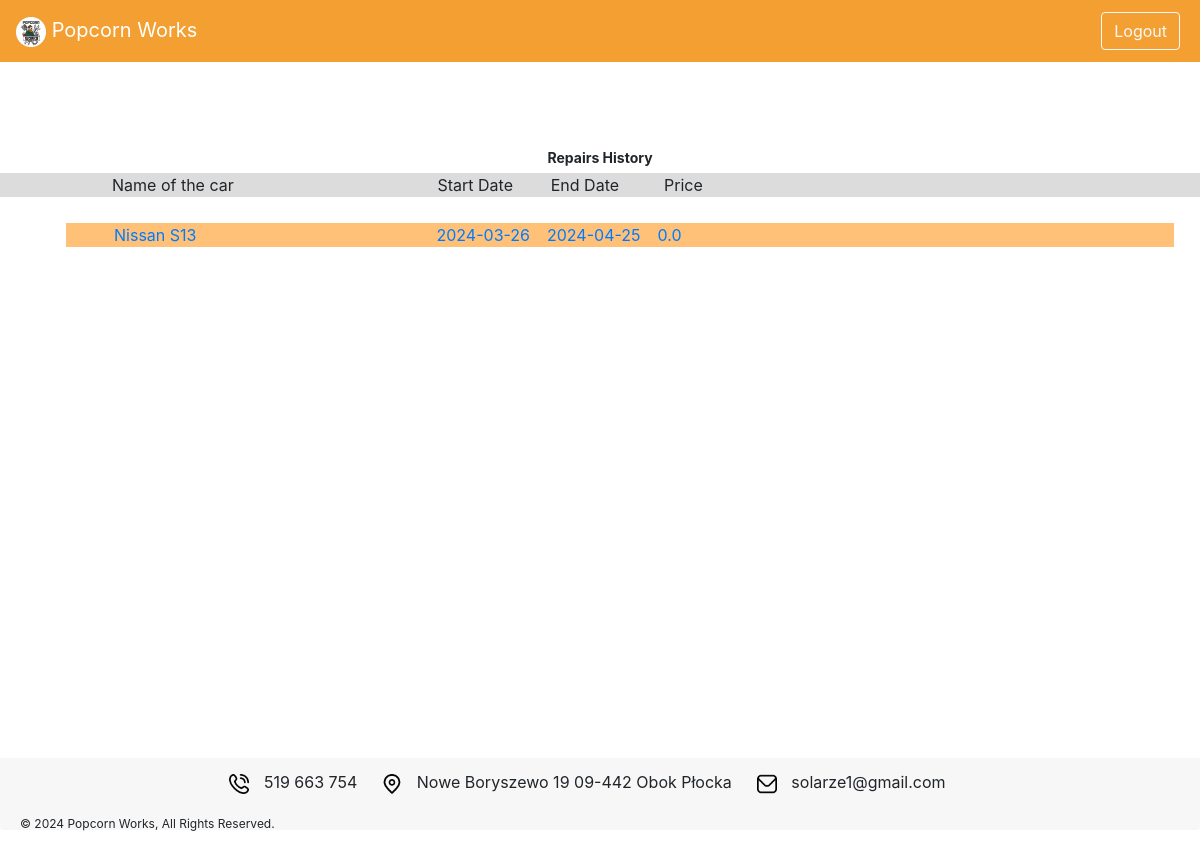
The page /customer/repairs (signed in) on the database its author committed.
### models.py (models this page shows)
class Repair(Base):
    __tablename__ = "repair"
    id = Column(Integer, primary_key=True, index=True)
    car_name = Column(String)
    start_date = Column(String)
    end_date = Column(String)
    active = Column(Boolean, default=False)
    customer_id = Column(Integer, ForeignKey("user.id"))
    money = Column(Float, default=0.00)
    parts = relationship("PartsInRepair", back_populates="repair")

### routers/customer.py (the view)
@router.get("/", response_class=HTMLResponse)
async def customer_home_page(request: Request, db: Session = Depends(get_db)):
    redirection = check_user_role_and_redirect(request, db, 'customer')
    if redirection["is_needed"]:
        return redirection['redirection']
    user = get_current_user(request)
    customer_repairs = db.query(models.Repair).filter(
        models.Repair.customer_id == user['id']).all()
    return templates.TemplateResponse("customer.html", {"request": request,
                                                        "user": user,
                                                        "customer_repairs": customer_repairs})

### templates/repairs_customer.html (shortened to what this page needs)
{% include 'layout.html' %}
<div class="corner-title">Repairs History</div>
<div class="wrapper" style="background: gainsboro; padding-left: 7em;">
    <div style="display: inline-block; width: 29.5%; min-width: 200px;">Name of the car</div>
    <div style="display: inline-block; width: 10%; min-width: 100px;">Start Date</div>
    <div style="display: inline-block; width: 10%; min-width: 100px;">End Date</div>
    <div style="display: inline-block; width: 10%; min-width: 100px;">Price</div>
</div>
{% if customer_repairs %}
<div class="scrollable-mechanic-list">
    <ul>
        {% for repair in customer_repairs %}
        <li class="car_part_box " style="list-style: none; padding: 1em;">
            <a href="/customer/repairs/{{ repair.id }}">
                <div class="wrapper" style="background: #ffc078; padding-left: 3em;">
                    <div style="display: inline-block; width: 30%; min-width: 200px;">{{ repair.car_name }}</div>
                    <div style="display: inline-block; width: 10%; min-width: 100px;">{{ repair.start_date }}</div>
                    <div style="display: inline-block; width: 10%; min-width: 100px;">{{ repair.end_date }}</div>
                    <div style="display: inline-block; width: 10%; min-width: 100px;">{{ repair.money }}</div>
                </div>
            </a>
        </li>
        {% endfor %}
    </ul>
</div>
{% endif %}

### static/popcorn/css/base.css (style rules this page uses)
body { position: relative; background: #fafafa; color: #33333a; padding-top: 70px; }

### rows shown on the page
Repair: car_name "Nissan S13", start_date "2024-03-26", end_date "2024-04-25", money "0.0"
